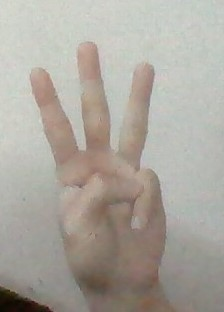
#> input picture gesturePrediction/test_data02/WIN_20211113_18_52_52_Pro (2).jpg, 224 x 312 px, found by its file name; its folder holds only this picture in this run
$ python draw-contour.py
#> lines starting #> are read from the running program, lines starting #| are printed output that depends on the picture; after the words box and inside, x2 and y2 are one past the last pixel; in counts of white or black regions, pixels touching at a corner belong together
import cv2
import numpy as np
import os

MIN = np.array([0,30,60],np.uint8)
MAX = np.array([20,150,179],np.uint8) #HSV: V-79%
test_path = r'D:\18TCLC_NHAT\nam_4\ky_1\PBL4\Sign-language-prediction\gesturePrediction\test_data02'
test_list = os.listdir(test_path)
for x in test_list:
    image = cv2.imread(test_path + '/' + x)
#> image is the input picture: shape (312, 224, 3); mean B, G, R 157.9, 166.4, 171.4
    originalImage = image.copy()


    filterImg = cv2.cvtColor(image, cv2.COLOR_BGR2HSV)
#> filterImg: shape (312, 224, 3); mean H, S, V 29.4, 25.6, 172.9
    grayImg = cv2.cvtColor(image, cv2.COLOR_BGR2GRAY)
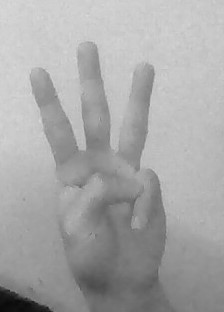
#> grayImg: shape (312, 224); min 9, max 217, mean 166.9
    grayImg =cv2.equalizeHist(grayImg)
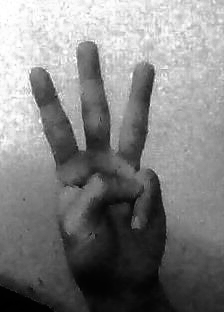
#> grayImg: shape (312, 224); min 0, max 255, mean 128.9
    grayImg = np.expand_dims(grayImg, axis=2)
    grayImg = cv2.resize(grayImg, (256, 256))
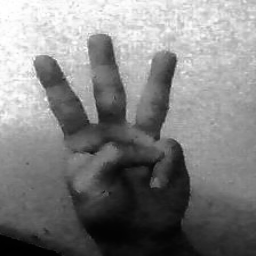
#> grayImg: shape (256, 256); min 0, max 255, mean 128.8
    print(grayImg.shape)
#| (256, 256)


    lower = np.array([0, 48, 80], dtype = "uint8")
    upper = np.array([20, 255, 255], dtype = "uint8")
    mask = cv2.inRange(grayImg, 50, 100)
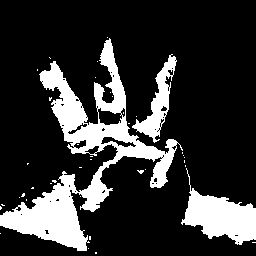
#> mask: shape (256, 256); 20.1% white; 40 white regions (37 under 20 px), largest, box (x1, y1, x2, y2) and area: (0, 38, 183, 251) 9224, (181, 168, 256, 245) 2587, (132, 54, 177, 143) 1210
    # filterImage = cv2.dilate(filterImg,cv2.getStructuringElement(cv2.MORPH_ELLIPSE,(3,3)))

    # filterImg = cv2.erode(filterImg,cv2.getStructuringElement(cv2.MORPH_ELLIPSE,(3,3))) #eroding the image


    cv2.imshow("image", image)
    cv2.imshow("Mask", mask)
    cv2.imshow('gray', grayImg)

    # cv2.imshow("dilate",filterImg)
    # cv2.imshow("erode", filterImg)


    if cv2.waitKey(0) & 0xFF == ord('q'):
#> (key q is pressed here)
        break

    cv2.destroyAllWindows()

$ run again, on gesturePrediction/test_data02/WIN_20211113_18_52_55_Pro (2).jpg
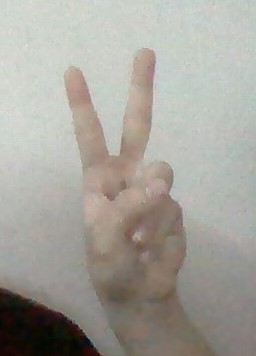
#> input picture gesturePrediction/test_data02/WIN_20211113_18_52_55_Pro (2).jpg, 256 x 356 px, found by its file name
#> image is the input picture: shape (356, 256, 3); mean B, G, R 155.5, 162.7, 165.5
#> filterImg: shape (356, 256, 3); mean H, S, V 35.7, 26.7, 167.8
#> `grayImg = cv2.resize(grayImg, (256, 256))`:
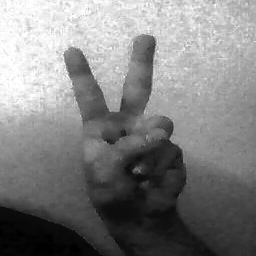
#> grayImg: shape (256, 256); min 0, max 255, mean 128.7
#| (256, 256)
#> `mask = cv2.inRange(grayImg, 50, 100)`:
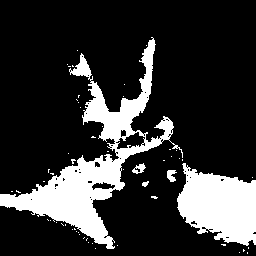
#> mask: shape (256, 256); 19.9% white; 56 white regions (51 under 20 px), largest, box (x1, y1, x2, y2) and area: (0, 37, 183, 249) 8274, (177, 163, 256, 246) 4464, (167, 170, 177, 182) 81, (132, 163, 146, 174) 78, (142, 181, 149, 187) 27

$ run again, on gesturePrediction/test_data02/WIN_20211113_18_52_59_Pro (2).jpg
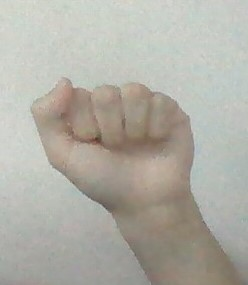
#> input picture gesturePrediction/test_data02/WIN_20211113_18_52_59_Pro (2).jpg, 248 x 285 px, found by its file name
#> image is the input picture: shape (285, 248, 3); mean B, G, R 165.9, 174.8, 176.7
#> filterImg: shape (285, 248, 3); mean H, S, V 36.4, 21.4, 179.3
#> `grayImg = cv2.resize(grayImg, (256, 256))`:
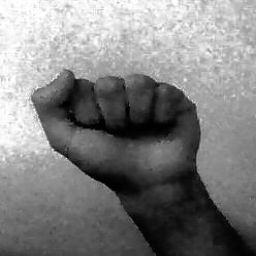
#> grayImg: shape (256, 256); min 0, max 255, mean 129.1
#| (256, 256)
#> `mask = cv2.inRange(grayImg, 50, 100)`:
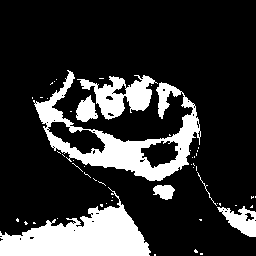
#> mask: shape (256, 256); 19.8% white; 53 white regions (46 under 20 px), largest, box (x1, y1, x2, y2) and area: (0, 187, 151, 256) 5034, (33, 70, 201, 181) 4862, (77, 75, 158, 120) 1650

$ run again, on gesturePrediction/test_data02/WIN_20211113_18_53_03_Pro (2).jpg
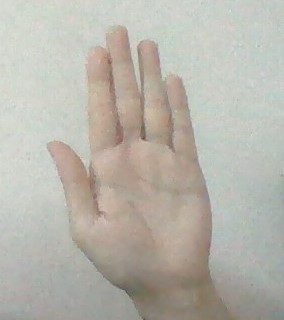
#> input picture gesturePrediction/test_data02/WIN_20211113_18_53_03_Pro (2).jpg, 284 x 320 px, found by its file name
#> image is the input picture: shape (320, 284, 3); mean B, G, R 171.7, 180.6, 183.7
#> filterImg: shape (320, 284, 3); mean H, S, V 36, 21.7, 186.3
#> `grayImg = cv2.resize(grayImg, (256, 256))`:
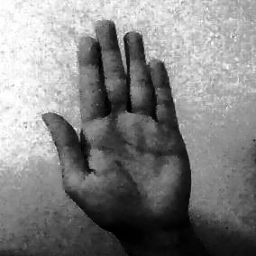
#> grayImg: shape (256, 256); min 0, max 255, mean 129.2
#| (256, 256)
#> `mask = cv2.inRange(grayImg, 50, 100)`:
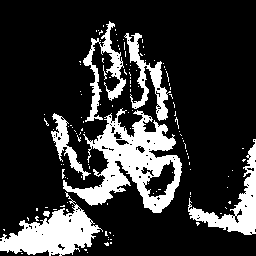
#> mask: shape (256, 256); 20% white; 129 white regions (121 under 20 px), largest, box (x1, y1, x2, y2) and area: (63, 108, 182, 213) 4993, (0, 192, 103, 256) 2901, (188, 139, 256, 235) 1763
